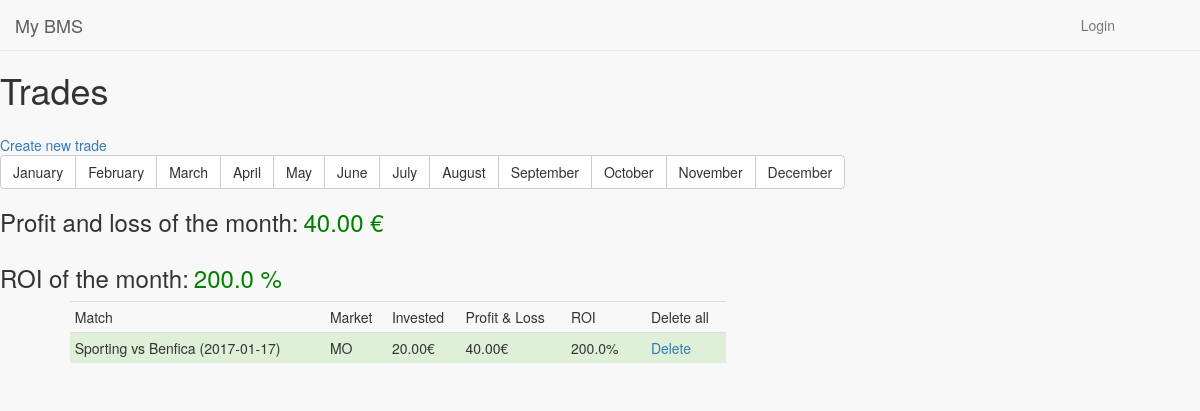
/Trade/filterByMonth/1, run on the app's committed database.
### trade/models.py (models this page shows, shortened)
class Trade(models.Model):
    match = models.ForeignKey(Match, related_name="match")
    market = models.ForeignKey(Market, related_name="login")
    invested = models.DecimalField(max_digits=10, decimal_places=2)
    profitLoss = models.DecimalField(max_digits=10, decimal_places=2)
    def divide(self):
        return (int(self.profitLoss) * 100) / int(self.invested)

### match/models.py (models this page shows)
class Match(models.Model):
    competition = models.ForeignKey(Competition, related_name="competition")
    homeTeam = models.ForeignKey(Team, related_name="home")
    awayTeam = models.ForeignKey(Team, related_name="away")
    match_time = models.DateField(default=date.today)
    def __str__(self):
        return self.homeTeam.team_name + ' vs ' + self.awayTeam.team_name + ' (' + str(self.match_time) + ')'

### team/models.py (models this page shows, shortened)
class Team(models.Model):
    team_name = CharField(max_length=20)

### market/models.py (models this page shows)
class Market(models.Model):
    market_name = CharField(max_length=20)
    def __str__(self):
        return self.market_name

### trade/views.py (the view)
# urls.py: url(r'^filterByMonth/(\d+)', views.filterByMonth, name='filterByMonth'),
def filterByMonth(request, id):
    print("id: " + id)
    allMonthlyMatches = Match.objects.filter(match_time__month = id).values('id')
    print(allMonthlyMatches)
    allTrades = Trade.objects.filter(match_id__in=allMonthlyMatches)
    totalOfMonth = 0
    totalROIOfMonth = 0
    for trade in allTrades:
        totalOfMonth = totalOfMonth + trade.profitLoss
        totalROIOfMonth = totalROIOfMonth + trade.divide()
        print ("divide: " + str(trade.divide()))
    context = {'allTrades': allTrades, 'totalOfMonth': totalOfMonth, 'totalROIOfMonth': totalROIOfMonth}
    return render(request, 'trade/index.html', context)

### trade/templates/trade/index.html (shortened to what this page needs)
{% extends "gba_menu.html" %}
{% block pageHeader %}
Trades
{% endblock %}
{% block pageBody %}
<a href="{% url 'newTrade' %}"> Create new trade</a><br>
<div class="btn-group" role="group" aria-label="...">
    <a class="btn btn-default" href="{% url 'filterByMonth' 1 %}">January </a>
    <a class="btn btn-default" href="{% url 'filterByMonth' 2 %}">February </a>
    <a class="btn btn-default" href="{% url 'filterByMonth' 3 %}">March</a>
    <a class="btn btn-default" href="{% url 'filterByMonth' 4 %}">April</a>
    <a class="btn btn-default" href="{% url 'filterByMonth' 5 %}">May</a>
    <a class="btn btn-default" href="{% url 'filterByMonth' 6 %}">June</a>
    <a class="btn btn-default" href="{% url 'filterByMonth' 7 %}">July</a>
    <a class="btn btn-default" href="{% url 'filterByMonth' 8 %}">August</a>
    <a class="btn btn-default" href="{% url 'filterByMonth' 9 %}">September</a>
    <a class="btn btn-default" href="{% url 'filterByMonth' 10 %}">October</a>
    <a class="btn btn-default" href="{% url 'filterByMonth' 11 %}">November</a>
    <a class="btn btn-default" href="{% url 'filterByMonth' 12 %}">December</a>
</div>
<div>
    <div style="    width: 100%;
    float: left;">
    {% if totalOfMonth != None  %}
                <h3 style="float:left;padding-right:5px;">Profit and loss of the month: </h3>
        {% if totalROIOfMonth > 0 %}
            <h3 style="color:green;"> {{ totalOfMonth }} €</h3>
        {% else %}
            {%if totalROIOfMonth < 0 %}
                    <h3 style="float:left;color:red;"> {{ totalOfMonth }} €</h3>
            {% else %}
                        <h3 style="" >{{ totalOfMonth }} €</h3>
            {% endif %}
        {% endif %}
    {% endif %}
</div>
    <div style="    width: 100%;
    float: left;">
    {% if totalROIOfMonth != None  %}
                <h3 style="float:left;padding-right:5px;">ROI of the month: </h3>
        {% if totalROIOfMonth > 0 %}
            <h3 style="float:left;color:green;"> {{ totalROIOfMonth }} %</h3>
        {% else %}
            {%if totalROIOfMonth < 0 %}
                    <h3 style="float:left; color:red;"> {{ totalROIOfMonth }} %</h3>
            {% else %}
                        <h3 style="float:left;" >{{ totalROIOfMonth }} %</h3>
            {% endif %}
        {% endif %}
    {% endif %}
</div>
</div>
<div class="container-fluid col-md-8 " style="clear:left">
    <table class="table table-condensed col-md-offset-1" style="width:1000px">
        <tr>
            <td>Match</td>
            <td>Market</td>
            <td>Invested</td>
            <td>Profit & Loss</td>
            <td>ROI</td>
            <td></td>
            <td>Delete all</td>
        </tr>
        {% for trade in allTrades %}
        {% if trade.profitLoss > 0 %}
        <tr id="{{ trade.id }}" class="success">
            {% else %}
            {% if trade.profitLoss < 0 %}
        <tr id="{{ trade.id }}" class="danger">
            {% else %}
        <tr id="{{ trade.id }}" class="active">
            {% endif %}
            {% endif %}
            <td>{{trade.match}}</td>
            <td>{{trade.market}}</td>
            <td>{{trade.invested}}€</td>
            <td>{{trade.profitLoss}}€</td>
            <td>{{trade.divide}}%</td>
            <td></td>
            <td><a href="{% url 'deleteTrade' trade.id %}"> Delete
            </a>
            </td>
        </tr>
        {% endfor %}
    </table>
</div>
{% endblock %}

### data on the page
Trade: match "Sporting vs Benfica (2017-01-17)", market "MO", invested "20.00", profitLoss "40.00", divide "200.0"

### other printed values
{{ totalOfMonth }} "40.00"
{{ totalROIOfMonth }} "200.0"
